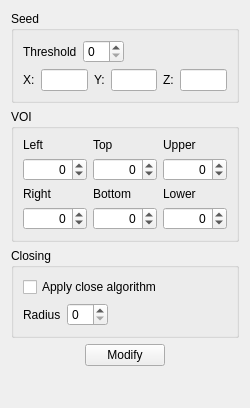
<?xml version="1.0" encoding="UTF-8"?>
<ui version="4.0">
 <class>FilterInspector</class>
 <widget class="QWidget" name="FilterInspector">
  <property name="geometry">
   <rect>
    <x>0</x>
    <y>0</y>
    <width>250</width>
    <height>408</height>
   </rect>
  </property>
  <property name="sizePolicy">
   <sizepolicy hsizetype="Minimum" vsizetype="Preferred">
    <horstretch>0</horstretch>
    <verstretch>0</verstretch>
   </sizepolicy>
  </property>
  <property name="minimumSize">
   <size>
    <width>250</width>
    <height>0</height>
   </size>
  </property>
  <property name="windowTitle">
   <string>Form</string>
  </property>
  <layout class="QVBoxLayout" name="verticalLayout_3">
   <item>
    <widget class="QGroupBox" name="groupBox_2">
     <property name="sizePolicy">
      <sizepolicy hsizetype="Minimum" vsizetype="Preferred">
       <horstretch>0</horstretch>
       <verstretch>0</verstretch>
      </sizepolicy>
     </property>
     <property name="title">
      <string>Seed</string>
     </property>
     <layout class="QVBoxLayout" name="verticalLayout_2">
      <item>
       <layout class="QHBoxLayout" name="horizontalLayout">
        <item>
         <widget class="QLabel" name="label">
          <property name="sizePolicy">
           <sizepolicy hsizetype="Maximum" vsizetype="Preferred">
            <horstretch>0</horstretch>
            <verstretch>0</verstretch>
           </sizepolicy>
          </property>
          <property name="maximumSize">
           <size>
            <width>72</width>
            <height>16777215</height>
           </size>
          </property>
          <property name="text">
           <string>Threshold</string>
          </property>
         </widget>
        </item>
        <item>
         <widget class="QSpinBox" name="m_threshold">
          <property name="sizePolicy">
           <sizepolicy hsizetype="Maximum" vsizetype="Fixed">
            <horstretch>0</horstretch>
            <verstretch>0</verstretch>
           </sizepolicy>
          </property>
         </widget>
        </item>
        <item>
         <spacer name="horizontalSpacer_3">
          <property name="orientation">
           <enum>Qt::Horizontal</enum>
          </property>
          <property name="sizeHint" stdset="0">
           <size>
            <width>40</width>
            <height>20</height>
           </size>
          </property>
         </spacer>
        </item>
       </layout>
      </item>
      <item>
       <layout class="QHBoxLayout" name="horizontalLayout_2">
        <item>
         <widget class="QLabel" name="label_3">
          <property name="sizePolicy">
           <sizepolicy hsizetype="Maximum" vsizetype="Preferred">
            <horstretch>0</horstretch>
            <verstretch>0</verstretch>
           </sizepolicy>
          </property>
          <property name="text">
           <string>X:</string>
          </property>
         </widget>
        </item>
        <item>
         <widget class="QLineEdit" name="m_xSeed">
          <property name="enabled">
           <bool>true</bool>
          </property>
          <property name="sizePolicy">
           <sizepolicy hsizetype="Minimum" vsizetype="Fixed">
            <horstretch>0</horstretch>
            <verstretch>0</verstretch>
           </sizepolicy>
          </property>
          <property name="minimumSize">
           <size>
            <width>35</width>
            <height>0</height>
           </size>
          </property>
          <property name="text">
           <string/>
          </property>
          <property name="readOnly">
           <bool>true</bool>
          </property>
         </widget>
        </item>
        <item>
         <widget class="QLabel" name="label_4">
          <property name="sizePolicy">
           <sizepolicy hsizetype="Maximum" vsizetype="Preferred">
            <horstretch>0</horstretch>
            <verstretch>0</verstretch>
           </sizepolicy>
          </property>
          <property name="text">
           <string>Y:</string>
          </property>
         </widget>
        </item>
        <item>
         <widget class="QLineEdit" name="m_ySeed">
          <property name="sizePolicy">
           <sizepolicy hsizetype="Minimum" vsizetype="Fixed">
            <horstretch>0</horstretch>
            <verstretch>0</verstretch>
           </sizepolicy>
          </property>
          <property name="minimumSize">
           <size>
            <width>35</width>
            <height>0</height>
           </size>
          </property>
          <property name="readOnly">
           <bool>true</bool>
          </property>
         </widget>
        </item>
        <item>
         <widget class="QLabel" name="label_5">
          <property name="sizePolicy">
           <sizepolicy hsizetype="Maximum" vsizetype="Preferred">
            <horstretch>0</horstretch>
            <verstretch>0</verstretch>
           </sizepolicy>
          </property>
          <property name="text">
           <string>Z:</string>
          </property>
         </widget>
        </item>
        <item>
         <widget class="QLineEdit" name="m_zSeed">
          <property name="sizePolicy">
           <sizepolicy hsizetype="Minimum" vsizetype="Fixed">
            <horstretch>0</horstretch>
            <verstretch>0</verstretch>
           </sizepolicy>
          </property>
          <property name="minimumSize">
           <size>
            <width>35</width>
            <height>0</height>
           </size>
          </property>
          <property name="readOnly">
           <bool>true</bool>
          </property>
         </widget>
        </item>
        <item>
         <spacer name="horizontalSpacer_4">
          <property name="orientation">
           <enum>Qt::Horizontal</enum>
          </property>
          <property name="sizeHint" stdset="0">
           <size>
            <width>40</width>
            <height>20</height>
           </size>
          </property>
         </spacer>
        </item>
       </layout>
      </item>
     </layout>
    </widget>
   </item>
   <item>
    <widget class="QGroupBox" name="groupBox">
     <property name="sizePolicy">
      <sizepolicy hsizetype="Minimum" vsizetype="Preferred">
       <horstretch>0</horstretch>
       <verstretch>0</verstretch>
      </sizepolicy>
     </property>
     <property name="title">
      <string>VOI</string>
     </property>
     <layout class="QVBoxLayout" name="verticalLayout">
      <item>
       <layout class="QGridLayout" name="gridLayout">
        <item row="3" column="2">
         <widget class="QSpinBox" name="m_topMargin">
          <property name="enabled">
           <bool>true</bool>
          </property>
          <property name="autoFillBackground">
           <bool>false</bool>
          </property>
          <property name="alignment">
           <set>Qt::AlignRight|Qt::AlignTrailing|Qt::AlignVCenter</set>
          </property>
          <property name="suffix">
           <string/>
          </property>
          <property name="minimum">
           <number>-99999</number>
          </property>
          <property name="maximum">
           <number>99999</number>
          </property>
         </widget>
        </item>
        <item row="3" column="1">
         <widget class="QSpinBox" name="m_leftMargin">
          <property name="enabled">
           <bool>true</bool>
          </property>
          <property name="alignment">
           <set>Qt::AlignRight|Qt::AlignTrailing|Qt::AlignVCenter</set>
          </property>
          <property name="suffix">
           <string/>
          </property>
          <property name="minimum">
           <number>-99999</number>
          </property>
          <property name="maximum">
           <number>99999</number>
          </property>
         </widget>
        </item>
        <item row="4" column="2">
         <widget class="QLabel" name="label_10">
          <property name="text">
           <string>Bottom </string>
          </property>
         </widget>
        </item>
        <item row="1" column="2">
         <widget class="QLabel" name="label_7">
          <property name="text">
           <string>Top </string>
          </property>
         </widget>
        </item>
        <item row="4" column="1">
         <widget class="QLabel" name="label_9">
          <property name="text">
           <string>Right </string>
          </property>
         </widget>
        </item>
        <item row="5" column="1">
         <widget class="QSpinBox" name="m_rightMargin">
          <property name="enabled">
           <bool>true</bool>
          </property>
          <property name="alignment">
           <set>Qt::AlignRight|Qt::AlignTrailing|Qt::AlignVCenter</set>
          </property>
          <property name="suffix">
           <string/>
          </property>
          <property name="minimum">
           <number>-99999</number>
          </property>
          <property name="maximum">
           <number>99999</number>
          </property>
         </widget>
        </item>
        <item row="1" column="1">
         <widget class="QLabel" name="label_6">
          <property name="text">
           <string>Left</string>
          </property>
         </widget>
        </item>
        <item row="3" column="3">
         <widget class="QSpinBox" name="m_upperMargin">
          <property name="enabled">
           <bool>true</bool>
          </property>
          <property name="alignment">
           <set>Qt::AlignRight|Qt::AlignTrailing|Qt::AlignVCenter</set>
          </property>
          <property name="suffix">
           <string/>
          </property>
          <property name="minimum">
           <number>-99999</number>
          </property>
          <property name="maximum">
           <number>99999</number>
          </property>
         </widget>
        </item>
        <item row="5" column="3">
         <widget class="QSpinBox" name="m_lowerMargin">
          <property name="enabled">
           <bool>true</bool>
          </property>
          <property name="alignment">
           <set>Qt::AlignRight|Qt::AlignTrailing|Qt::AlignVCenter</set>
          </property>
          <property name="suffix">
           <string/>
          </property>
          <property name="minimum">
           <number>-99999</number>
          </property>
          <property name="maximum">
           <number>99999</number>
          </property>
         </widget>
        </item>
        <item row="5" column="2">
         <widget class="QSpinBox" name="m_bottomMargin">
          <property name="enabled">
           <bool>true</bool>
          </property>
          <property name="alignment">
           <set>Qt::AlignRight|Qt::AlignTrailing|Qt::AlignVCenter</set>
          </property>
          <property name="suffix">
           <string/>
          </property>
          <property name="minimum">
           <number>-99999</number>
          </property>
          <property name="maximum">
           <number>99999</number>
          </property>
         </widget>
        </item>
        <item row="4" column="3">
         <widget class="QLabel" name="label_11">
          <property name="text">
           <string>Lower </string>
          </property>
         </widget>
        </item>
        <item row="1" column="3">
         <widget class="QLabel" name="label_8">
          <property name="text">
           <string>Upper </string>
          </property>
         </widget>
        </item>
       </layout>
      </item>
     </layout>
    </widget>
   </item>
   <item>
    <widget class="QGroupBox" name="groupBox_3">
     <property name="title">
      <string>Closing</string>
     </property>
     <layout class="QVBoxLayout" name="verticalLayout_4">
      <item>
       <widget class="QCheckBox" name="m_closeCheckbox">
        <property name="text">
         <string>Apply close algorithm</string>
        </property>
       </widget>
      </item>
      <item>
       <layout class="QHBoxLayout" name="horizontalLayout_4">
        <item>
         <widget class="QLabel" name="label_2">
          <property name="text">
           <string>Radius</string>
          </property>
         </widget>
        </item>
        <item>
         <widget class="QSpinBox" name="m_closeRadius">
          <property name="maximum">
           <number>20</number>
          </property>
         </widget>
        </item>
        <item>
         <spacer name="horizontalSpacer_5">
          <property name="orientation">
           <enum>Qt::Horizontal</enum>
          </property>
          <property name="sizeHint" stdset="0">
           <size>
            <width>40</width>
            <height>20</height>
           </size>
          </property>
         </spacer>
        </item>
       </layout>
      </item>
     </layout>
    </widget>
   </item>
   <item>
    <layout class="QHBoxLayout" name="horizontalLayout_3">
     <item>
      <spacer name="horizontalSpacer">
       <property name="orientation">
        <enum>Qt::Horizontal</enum>
       </property>
       <property name="sizeHint" stdset="0">
        <size>
         <width>40</width>
         <height>20</height>
        </size>
       </property>
      </spacer>
     </item>
     <item>
      <widget class="QPushButton" name="m_modify">
       <property name="sizePolicy">
        <sizepolicy hsizetype="Maximum" vsizetype="Fixed">
         <horstretch>0</horstretch>
         <verstretch>0</verstretch>
        </sizepolicy>
       </property>
       <property name="text">
        <string>Modify</string>
       </property>
      </widget>
     </item>
     <item>
      <spacer name="horizontalSpacer_2">
       <property name="orientation">
        <enum>Qt::Horizontal</enum>
       </property>
       <property name="sizeHint" stdset="0">
        <size>
         <width>40</width>
         <height>20</height>
        </size>
       </property>
      </spacer>
     </item>
    </layout>
   </item>
   <item>
    <spacer name="verticalSpacer_2">
     <property name="orientation">
      <enum>Qt::Vertical</enum>
     </property>
     <property name="sizeHint" stdset="0">
      <size>
       <width>20</width>
       <height>40</height>
      </size>
     </property>
    </spacer>
   </item>
  </layout>
  <zorder>verticalSpacer_2</zorder>
  <zorder>groupBox</zorder>
  <zorder>groupBox_2</zorder>
  <zorder>groupBox_3</zorder>
 </widget>
 <resources/>
 <connections/>
</ui>
